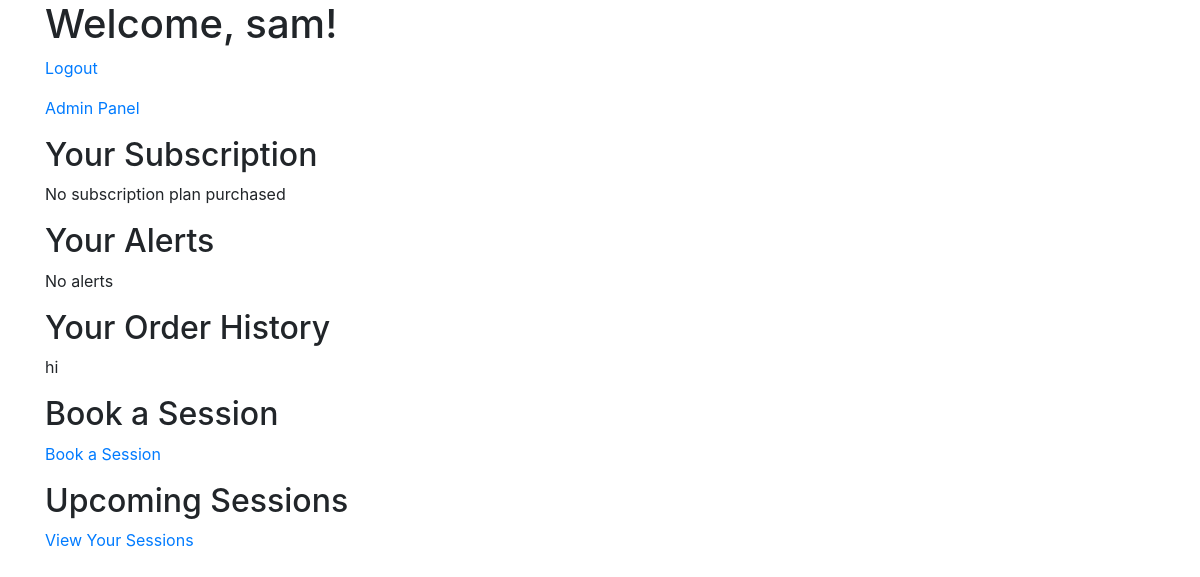
Screenshot of / (signed in) with the database file from the repository.
### correct-app.py (models this page shows, shortened)
class User(db.Model):
    id = db.Column(db.Integer, primary_key=True)
    username = db.Column(db.String(80), unique=True, nullable=False)
    password = db.Column(db.String(200), nullable=False)
    email = db.Column(db.String(120), unique=True, nullable=False)
    is_admin = db.Column(db.Boolean, default=False)
    alert_message = db.Column(db.String(200), nullable=True)
    subscription_plan = db.Column(db.String(200), nullable=True)
    order_history = db.Column(db.Text, nullable=True)
    one_time_token = db.Column(db.String(200), nullable=True)
    private_notes = db.Column(db.Text, nullable=True)  # New field for private notes
    public_notes = db.Column(db.Text, nullable=True)   # New field for public notes

### correct-app.py (the view)
@app.route('/')
def index():
    if 'username' in session:
        user = User.query.filter_by(username=session['username']).first()
        if 'user_id' not in session:
            session['user_id'] = user.id  # Ensure user_id is set in the session
        return render_template('user_hub.html', username=session['username'], user=user)
    return redirect('/login')

### templates/user_hub.html (shortened to what this page needs)
<!DOCTYPE html>
<html lang="en">
<head>
    <link rel="stylesheet" href="https://maxcdn.bootstrapcdn.com/bootstrap/4.0.0/css/bootstrap.min.css">
</head>
<body>
    <div class="container">
        <h1>Welcome, {{ username }}!</h1>
        <p><a href="{{ url_for('logout') }}">Logout</a></p>
        {% if user.is_admin %}
        <p><a href="{{ url_for('admin_panel') }}">Admin Panel</a></p>
        {% endif %}
        <h2>Your Subscription</h2>
        <p>{{ user.subscription_plan or 'No subscription plan purchased' }}</p>
        <h2>Your Alerts</h2>
        <p>{{ user.alert_message or 'No alerts' }}</p>
        <h2>Your Order History</h2>
        <p>{{ user.order_history or 'No order history' }}</p>
        <h2>Book a Session</h2>
        <p><a href="{{ url_for('book_session') }}">Book a Session</a></p>
        <h2>Upcoming Sessions</h2>
        <p><a href="{{ url_for('user_sessions') }}">View Your Sessions</a></p>
    </div>
</body>
</html>

### rows the page displays
User: username "sam", subscription_plan "No subscription plan purchased", alert_message "No alerts", order_history "hi"
